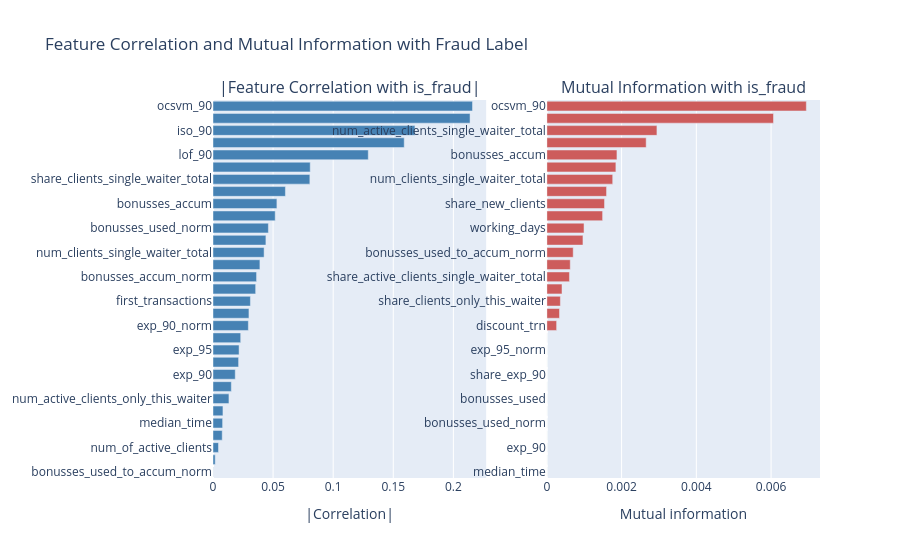

Write notebook code for a chart like this one.
### Code cell
# --- Visualization: Correlation and Mutual Information with Fraud Label ---
from sklearn.feature_selection import mutual_info_classif
import plotly.graph_objects as go
from plotly.subplots import make_subplots

# Calculate correlation (absolute) of each feature with is_fraud
corr_with_fraud = pd.Series(
    np.abs(np.corrcoef(X_eval.T, y_eval)[:-1, -1]),
    index=feature_names,
).sort_values(ascending=False)

# Calculate mutual information
mi = mutual_info_classif(X_eval, y_eval, random_state=42)
mi_series = pd.Series(mi, index=feature_names).sort_values(ascending=False)

# Visualize as horizontal bar plots side by side
fig = make_subplots(
    rows=1, cols=2, subplot_titles=["|Feature Correlation with is_fraud|", "Mutual Information with is_fraud"]
)

# Correlation plot
fig.add_trace(
    go.Bar(
        y=corr_with_fraud.index,
        x=corr_with_fraud.values,
        orientation='h',
        marker_color='steelblue',
        name="|Correlation|"
    ),
    row=1, col=1
)

# Mutual info plot
fig.add_trace(
    go.Bar(
        y=mi_series.index,
        x=mi_series.values,
        orientation='h',
        marker_color='indianred',
        name="Mutual Info"
    ),
    row=1, col=2
)

fig.update_yaxes(
    automargin=True,
    categoryorder='array',
    categoryarray=corr_with_fraud.index[::-1],  # Keep same order for both
    row=1, col=1
)
fig.update_yaxes(
    automargin=True,
    categoryorder='array',
    categoryarray=mi_series.index[::-1],
    row=1, col=2
)
fig.update_xaxes(title_text="|Correlation|", row=1, col=1)
fig.update_xaxes(title_text="Mutual information", row=1, col=2)
fig.update_layout(
    title_text="Feature Correlation and Mutual Information with Fraud Label",
    height=max(400, len(feature_names)*18), showlegend=False
)
fig.show()

### Figure 1 — Plotly figure (JSON) as saved in the notebook; plotly's stock layout.template omitted (floating-point values rounded to 4 significant figures)
{"data": [{"marker": {"color": "steelblue"}, "name": "|Correlation|", "orientation": "h", "type": "bar", "x": [0.2159, 0.2139, 0.168, 0.1591, 0.1292, 0.08089, 0.08059, 0.06025, 0.05316, 0.05176, 0.04608, 0.04402, 0.04252, 0.03903, 0.03624, 0.03548, 0.03113, 0.02991, 0.02942, 0.02304, 0.0217, 0.02129, 0.01851, 0.01525, 0.01326, 0.008276, 0.007994, 0.007674, 0.004576, 0.001851, 0.0001182], "xaxis": "x", "y": ["ocsvm_90", "share_active_clients_single_waiter_total", "iso_90", "num_active_clients_single_waiter_total", "lof_90", "working_days", "share_clients_single_waiter_total", "share_new_clients", "bonusses_accum", "share_clients_only_this_waiter", "bonusses_used_norm", "bonusses_used", "num_clients_single_waiter_total", "share_active_clients_only_this_waiter", "bonusses_accum_norm", "exp_95_norm", "first_transactions", "num_of_trn", "exp_90_norm", "share_discount_trn", "exp_95", "discount_trn", "exp_90", "num_clients_only_this_waiter", "num_active_clients_only_this_waiter", "share_exp_90", "median_time", "num_of_clients", "num_of_active_clients", "share_exp_95", "bonusses_used_to_accum_norm"], "yaxis": "y"}, {"marker": {"color": "indianred"}, "name": "Mutual Info", "orientation": "h", "type": "bar", "x": [0.006944, 0.006065, 0.002946, 0.002658, 0.001876, 0.001847, 0.001762, 0.001597, 0.001543, 0.001492, 0.0009948, 0.0009662, 0.0007055, 0.0006264, 0.0006048, 0.0004055, 0.0003619, 0.0003384, 0.0002614, 1.768e-06, 0.0, 0.0, 0.0, 0.0, 0.0, 0.0, 0.0, 0.0, 0.0, 0.0, 0.0], "xaxis": "x2", "y": ["ocsvm_90", "iso_90", "num_active_clients_single_waiter_total", "share_clients_single_waiter_total", "bonusses_accum", "lof_90", "num_clients_single_waiter_total", "num_of_clients", "share_new_clients", "share_active_clients_only_this_waiter", "working_days", "num_active_clients_only_this_waiter", "bonusses_used_to_accum_norm", "num_clients_only_this_waiter", "share_active_clients_single_waiter_total", "exp_90_norm", "share_clients_only_this_waiter", "bonusses_accum_norm", "discount_trn", "exp_95", "exp_95_norm", "share_discount_trn", "share_exp_90", "share_exp_95", "bonusses_used", "num_of_trn", "bonusses_used_norm", "num_of_active_clients", "exp_90", "first_transactions", "median_time"], "yaxis": "y2"}], "layout": {"annotations": [{"font": {"size": 16}, "showarrow": false, "text": "|Feature Correlation with is_fraud|", "x": 0.225, "xanchor": "center", "xref": "paper", "y": 1, "yanchor": "bottom", "yref": "paper"}, {"font": {"size": 16}, "showarrow": false, "text": "Mutual Information with is_fraud", "x": 0.775, "xanchor": "center", "xref": "paper", "y": 1, "yanchor": "bottom", "yref": "paper"}], "height": 558, "showlegend": false, "title": {"text": "Feature Correlation and Mutual Information with Fraud Label"}, "xaxis": {"anchor": "y", "domain": [0, 0.45], "title": {"text": "|Correlation|"}}, "xaxis2": {"anchor": "y2", "domain": [0.55, 1], "title": {"text": "Mutual information"}}, "yaxis": {"anchor": "x", "automargin": true, "categoryarray": ["bonusses_used_to_accum_norm", "share_exp_95", "num_of_active_clients", "num_of_clients", "median_time", "share_exp_90", "num_active_clients_only_this_waiter", "num_clients_only_this_waiter", "exp_90", "discount_trn", "exp_95", "share_discount_trn", "exp_90_norm", "num_of_trn", "first_transactions", "exp_95_norm", "bonusses_accum_norm", "share_active_clients_only_this_waiter", "num_clients_single_waiter_total", "bonusses_used", "bonusses_used_norm", "share_clients_only_this_waiter", "bonusses_accum", "share_new_clients", "share_clients_single_waiter_total", "working_days", "lof_90", "num_active_clients_single_waiter_total", "iso_90", "share_active_clients_single_waiter_total", "ocsvm_90"], "categoryorder": "array", "domain": [0, 1]}, "yaxis2": {"anchor": "x2", "automargin": true, "categoryarray": ["median_time", "first_transactions", "exp_90", "num_of_active_clients", "bonusses_used_norm", "num_of_trn", "bonusses_used", "share_exp_95", "share_exp_90", "share_discount_trn", "exp_95_norm", "exp_95", "discount_trn", "bonusses_accum_norm", "share_clients_only_this_waiter", "exp_90_norm", "share_active_clients_single_waiter_total", "num_clients_only_this_waiter", "bonusses_used_to_accum_norm", "num_active_clients_only_this_waiter", "working_days", "share_active_clients_only_this_waiter", "share_new_clients", "num_of_clients", "num_clients_single_waiter_total", "lof_90", "bonusses_accum", "share_clients_single_waiter_total", "num_active_clients_single_waiter_total", "iso_90", "ocsvm_90"], "categoryorder": "array", "domain": [0, 1]}}}
